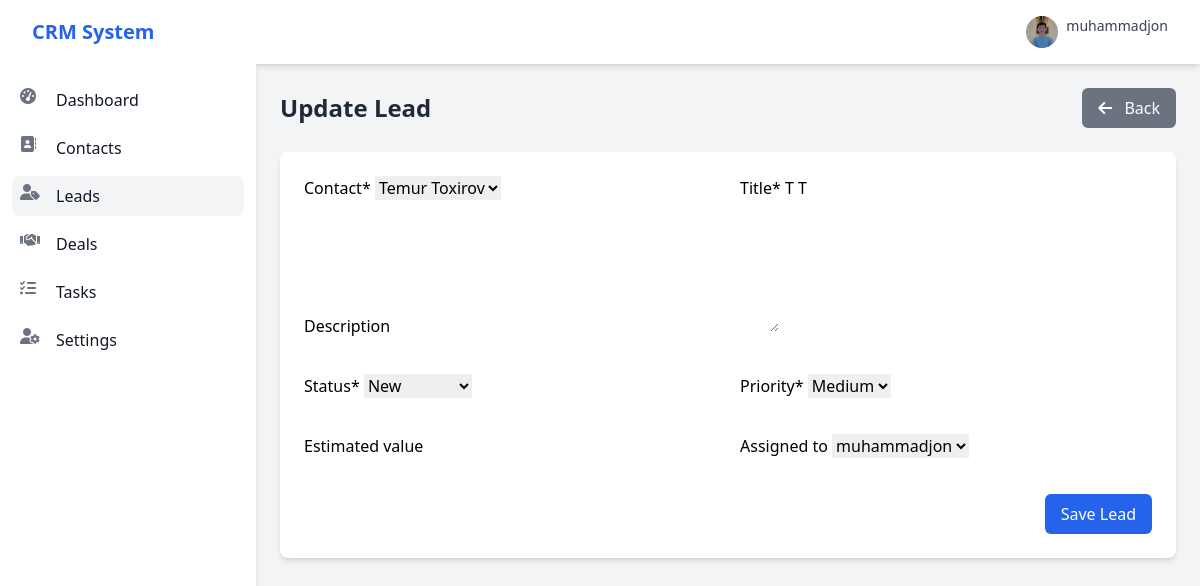
/leads/1/update/ (signed in), run on the app's committed database.
### accounts/models.py (models this page shows, shortened)
class Profile(models.Model):
    user = models.OneToOneField(User, on_delete=models.CASCADE)
    bio = models.TextField(max_length=500, blank=True)
    phone_number = models.CharField(max_length=20, blank=True)
    position = models.CharField(max_length=100, blank=True)
    profile_image = models.ImageField(upload_to='profile_pics', default='default.jpg')

### leads/models.py (models this page shows, shortened)
class Lead(models.Model):
    STATUS_CHOICES = [
        ('new', 'New'),
        ('contacted', 'Contacted'),
        ('qualified', 'Qualified'),
        ('unqualified', 'Unqualified'),
        ('converted', 'Converted'),
    ]
    PRIORITY_CHOICES = [
        ('low', 'Low'),
        ('medium', 'Medium'),
        ('high', 'High'),
    ]
    contact = models.ForeignKey(Contact, on_delete=models.CASCADE, related_name='leads')
    title = models.CharField(max_length=200)
    description = models.TextField(blank=True, null=True)
    status = models.CharField(max_length=20, choices=STATUS_CHOICES, default='new')
    priority = models.CharField(max_length=10, choices=PRIORITY_CHOICES, default='medium')
    estimated_value = models.DecimalField(max_digits=10, decimal_places=2, blank=True, null=True)
    assigned_to = models.ForeignKey(User, on_delete=models.SET_NULL, null=True, blank=True,
                                    related_name='assigned_leads')
    created_by = models.ForeignKey(User, on_delete=models.CASCADE, related_name='created_leads')
    created_at = models.DateTimeField(auto_now_add=True)
    updated_at = models.DateTimeField(auto_now=True)
    class Meta:
        ordering = ['-created_at']

### leads/views.py (the view)
# urls.py: path('<int:pk>/update/', views.lead_update, name='lead_update'),
@login_required
def lead_update(request, pk):
    lead = get_object_or_404(Lead, pk=pk)
    if request.method == 'POST':
        form = LeadForm(request.POST, instance=lead)
        if form.is_valid():
            form.save()
            messages.success(request, "Lead updated successfully!")
            return redirect('lead_detail', pk=lead.pk)
        else:
            messages.error(request, "Lead update failed. Please correct the errors.")
    else:
        form = LeadForm(instance=lead)
    return render(request, 'leads/lead_form.html', {'form': form, 'action': 'Update', 'lead': lead})

### leads/forms.py
class LeadForm(forms.ModelForm):
    class Meta:
        model = Lead
        fields = ('contact', 'title', 'description', 'status', 'priority', 'estimated_value', 'assigned_to')
        widgets = {
            'description': forms.Textarea(attrs={'rows': 4}),
            'estimated_value': forms.NumberInput(attrs={'step': '0.01'}),
        }

### contacts/models.py (called while the page is built)
    def __str__(self):
        return f"{self.first_name} {self.last_name}"

### templates/leads/lead_form.html (shortened to what this page needs)
{% extends 'base.html' %}
{% load crispy_forms_tags %}
{% block content %}
<div class="container mx-auto">
    <div class="flex justify-between items-center mb-6">
        <h1 class="text-2xl font-semibold text-gray-800">{{ action }} Lead</h1>
        <a href="{% if lead %}{% url 'lead_detail' lead.id %}{% else %}{% url 'lead_list' %}{% endif %}" class="bg-gray-500 hover:bg-gray-600 text-white font-medium py-2 px-4 rounded-md">
            <i class="fas fa-arrow-left mr-2"></i> Back
        </a>
    </div>
    <div class="bg-white shadow-md rounded-lg overflow-hidden">
        <div class="p-6">
            <form method="post">
                <div class="grid grid-cols-1 md:grid-cols-2 gap-6">
                    <div>
                        {{ form.contact|as_crispy_field }}
                    </div>
                    <div>
                        {{ form.title|as_crispy_field }}
                    </div>
                    <div class="md:col-span-2">
                        {{ form.description|as_crispy_field }}
                    </div>
                    <div>
                        {{ form.status|as_crispy_field }}
                    </div>
                    <div>
                        {{ form.priority|as_crispy_field }}
                    </div>
                    <div>
                        {{ form.estimated_value|as_crispy_field }}
                    </div>
                    <div>
                        {{ form.assigned_to|as_crispy_field }}
                    </div>
                </div>
                <div class="mt-6 flex justify-end">
                    <button type="submit" class="bg-blue-600 hover:bg-blue-700 text-white font-medium py-2 px-4 rounded-md">
                        Save Lead
                    </button>
                </div>
            </form>
        </div>
    </div>
</div>
{% endblock %}

### templates/includes/navbar.html (shortened to what this page needs)
<nav class="bg-white shadow-md">
    <div class="max-w-7xl mx-auto px-4 sm:px-6 lg:px-8">
        <div class="flex justify-between h-16">
            <div class="flex items-center">
                <div class="flex-shrink-0 flex items-center">
                    <a href="{% url 'dashboard' %}" class="text-xl font-bold text-blue-600">CRM System</a>
                </div>
            </div>
            <div class="flex items-center">
                <div class="ml-3 relative">
                    <div>
                        <button type="button" class="flex text-sm rounded-full focus:outline-none" id="user-menu-button" aria-expanded="false" aria-haspopup="true">
                            {% if user.profile.profile_image %}
                                <img class="h-8 w-8 rounded-full object-cover" src="{{ user.profile.profile_image.url }}" alt="{{ user.username }}">
                            {% else %}
                                <div class="h-8 w-8 rounded-full bg-blue-500 flex items-center justify-center text-white">
                                    {{ user.username|first|upper }}
                                </div>
                            {% endif %}
                            <span class="ml-2 text-gray-700 hidden sm:block">{{ user.username }}</span>
                        </button>
                    </div>
                </div>
            </div>
        </div>
    </div>
</nav>

### data on the page
Lead: contact "Temur Toxirov", title "T T", status "New", priority "Medium", assigned_to "muhammadjon"

### other printed values
{{ user.username }} "muhammadjon"
{{ action }} "Update"
